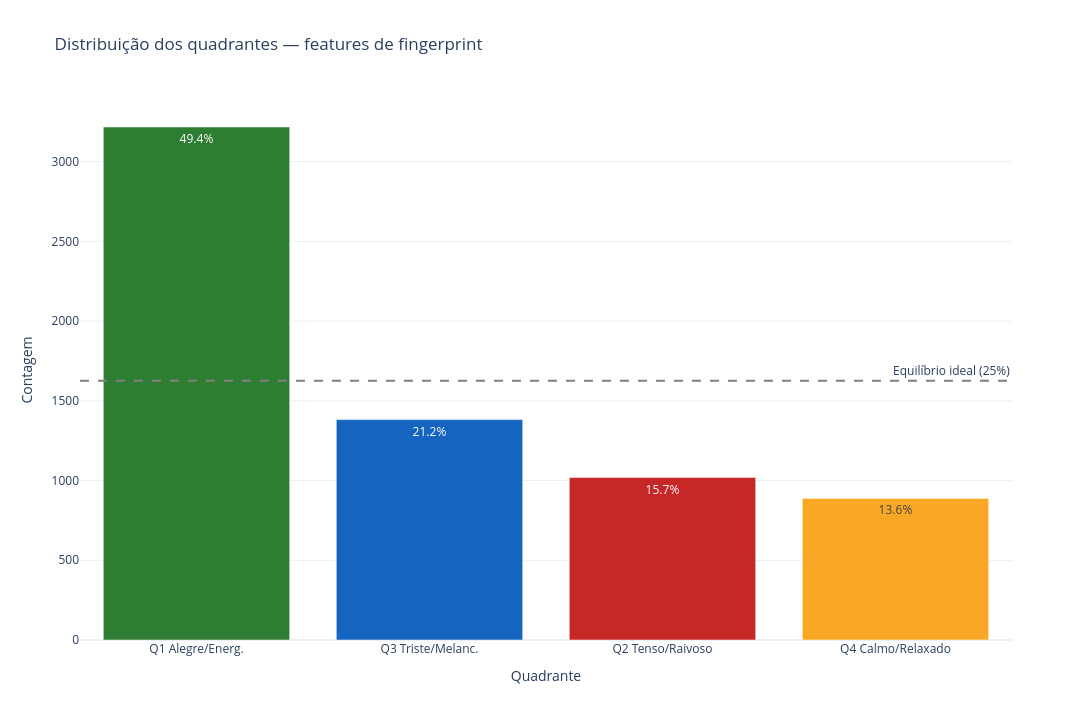

Notebook cell for this chart:
### Markdown cell above
## 5. EDA — distribuição de classes e espaço VA

### Code cell
class_balance = (
    df[QUADRANT_COL]
    .value_counts()
    .reset_index()
    .rename(columns={QUADRANT_COL: "count", "index": QUADRANT_COL})
)
# compatível com pandas ≥ 2.0
if "count" not in class_balance.columns:
    class_balance.columns = [QUADRANT_COL, "count"]
class_balance = (
    df[QUADRANT_COL]
    .value_counts()
    .rename_axis(QUADRANT_COL)
    .reset_index(name="count")
    .reindex(columns=[QUADRANT_COL, "count"])
)

class_balance["percent"] = class_balance["count"] / class_balance["count"].sum() * 100
class_balance["short"] = class_balance[QUADRANT_COL].map(QUADRANT_SHORT)
save_table(class_balance, "class_balance_fingerprints.csv")

fig = px.bar(
    class_balance,
    x="short", y="count",
    color=QUADRANT_COL,
    color_discrete_map={k: QUADRANT_COLOR_MAP.get(k, "#888") for k in class_balance[QUADRANT_COL]},
    text=class_balance["percent"].map(lambda x: f"{x:.1f}%"),
    title="Distribuição dos quadrantes — features de fingerprint",
)
fig.add_hline(
    y=len(df) / 4, line_dash="dash", line_color="gray",
    annotation_text="Equilíbrio ideal (25%)", annotation_position="top right",
)
fig.update_layout(xaxis_title="Quadrante", yaxis_title="Contagem", showlegend=False)
save_fig(fig, "class_balance_fingerprints")

display(class_balance[["short", "count", "percent"]])

### Figure 1 — Plotly figure (JSON) as saved in the notebook; plotly's stock layout.template omitted (floating-point values rounded to 4 significant figures)
{"data": [{"hovertemplate": "quadrant_label_std=Q1_Alegre_Energetico<br>short=%{x}<br>count=%{y}<br>text=%{text}<extra></extra>", "legendgroup": "Q1_Alegre_Energetico", "marker": {"color": "#2E7D32", "pattern": {"shape": ""}}, "name": "Q1_Alegre_Energetico", "orientation": "v", "showlegend": true, "text": ["49.4%"], "textposition": "auto", "type": "bar", "x": ["Q1 Alegre/Energ."], "xaxis": "x", "y": [3217], "yaxis": "y"}, {"hovertemplate": "quadrant_label_std=Q3_Triste_Melancolico<br>short=%{x}<br>count=%{y}<br>text=%{text}<extra></extra>", "legendgroup": "Q3_Triste_Melancolico", "marker": {"color": "#1565C0", "pattern": {"shape": ""}}, "name": "Q3_Triste_Melancolico", "orientation": "v", "showlegend": true, "text": ["21.2%"], "textposition": "auto", "type": "bar", "x": ["Q3 Triste/Melanc."], "xaxis": "x", "y": [1382], "yaxis": "y"}, {"hovertemplate": "quadrant_label_std=Q2_Tenso_Raivoso<br>short=%{x}<br>count=%{y}<br>text=%{text}<extra></extra>", "legendgroup": "Q2_Tenso_Raivoso", "marker": {"color": "#C62828", "pattern": {"shape": ""}}, "name": "Q2_Tenso_Raivoso", "orientation": "v", "showlegend": true, "text": ["15.7%"], "textposition": "auto", "type": "bar", "x": ["Q2 Tenso/Raivoso"], "xaxis": "x", "y": [1019], "yaxis": "y"}, {"hovertemplate": "quadrant_label_std=Q4_Calmo_Relaxado<br>short=%{x}<br>count=%{y}<br>text=%{text}<extra></extra>", "legendgroup": "Q4_Calmo_Relaxado", "marker": {"color": "#F9A825", "pattern": {"shape": ""}}, "name": "Q4_Calmo_Relaxado", "orientation": "v", "showlegend": true, "text": ["13.6%"], "textposition": "auto", "type": "bar", "x": ["Q4 Calmo/Relaxado"], "xaxis": "x", "y": [888], "yaxis": "y"}], "layout": {"annotations": [{"showarrow": false, "text": "Equilíbrio ideal (25%)", "x": 1, "xanchor": "right", "xref": "x domain", "y": 1626.0, "yanchor": "bottom", "yref": "y"}], "barmode": "relative", "height": 720, "legend": {"title": {"text": "quadrant_label_std"}, "tracegroupgap": 0}, "shapes": [{"line": {"color": "gray", "dash": "dash"}, "type": "line", "x0": 0, "x1": 1, "xref": "x domain", "y0": 1626.0, "y1": 1626.0, "yref": "y"}], "showlegend": false, "title": {"text": "Distribuição dos quadrantes — features de fingerprint"}, "width": 1200, "xaxis": {"anchor": "y", "domain": [0, 1], "title": {"text": "Quadrante"}}, "yaxis": {"anchor": "x", "domain": [0, 1], "title": {"text": "Contagem"}}}}
